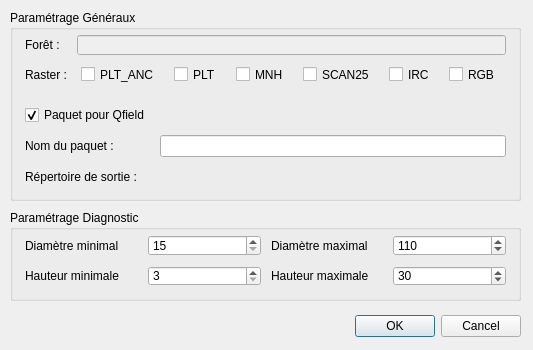
<?xml version="1.0" encoding="UTF-8"?>
<ui version="4.0">
 <class>DiagnosticDialog</class>
 <widget class="QDialog" name="DiagnosticDialog">
  <property name="geometry">
   <rect>
    <x>0</x>
    <y>0</y>
    <width>533</width>
    <height>350</height>
   </rect>
  </property>
  <property name="windowTitle">
   <string>Martelage</string>
  </property>
  <widget class="QDialogButtonBox" name="buttonBox">
   <property name="geometry">
    <rect>
     <x>10</x>
     <y>310</y>
     <width>511</width>
     <height>32</height>
    </rect>
   </property>
   <property name="orientation">
    <enum>Qt::Horizontal</enum>
   </property>
   <property name="standardButtons">
    <set>QDialogButtonBox::Cancel|QDialogButtonBox::Ok</set>
   </property>
  </widget>
  <widget class="QGroupBox" name="gb_diag_param">
   <property name="geometry">
    <rect>
     <x>10</x>
     <y>210</y>
     <width>511</width>
     <height>91</height>
    </rect>
   </property>
   <property name="title">
    <string>Paramétrage Diagnostic</string>
   </property>
   <widget class="QWidget" name="gridLayoutWidget_5">
    <property name="geometry">
     <rect>
      <x>10</x>
      <y>20</y>
      <width>491</width>
      <height>61</height>
     </rect>
    </property>
    <layout class="QGridLayout" name="gridLayout_5" rowstretch="0,0">
     <property name="leftMargin">
      <number>5</number>
     </property>
     <property name="topMargin">
      <number>5</number>
     </property>
     <property name="rightMargin">
      <number>5</number>
     </property>
     <property name="bottomMargin">
      <number>5</number>
     </property>
     <property name="spacing">
      <number>10</number>
     </property>
     <item row="0" column="3">
      <widget class="QLabel" name="label_layers_8">
       <property name="text">
        <string>Diamètre maximal</string>
       </property>
      </widget>
     </item>
     <item row="0" column="2">
      <widget class="QSpinBox" name="sp_dmin">
       <property name="minimum">
        <number>15</number>
       </property>
       <property name="maximum">
        <number>120</number>
       </property>
       <property name="singleStep">
        <number>5</number>
       </property>
      </widget>
     </item>
     <item row="0" column="1">
      <widget class="QLabel" name="label_layers_7">
       <property name="text">
        <string>Diamètre minimal</string>
       </property>
      </widget>
     </item>
     <item row="0" column="4">
      <widget class="QSpinBox" name="sp_dmax">
       <property name="minimum">
        <number>15</number>
       </property>
       <property name="maximum">
        <number>120</number>
       </property>
       <property name="singleStep">
        <number>5</number>
       </property>
       <property name="value">
        <number>110</number>
       </property>
      </widget>
     </item>
     <item row="1" column="1">
      <widget class="QLabel" name="label_layers_9">
       <property name="text">
        <string>Hauteur minimale</string>
       </property>
      </widget>
     </item>
     <item row="1" column="2">
      <widget class="QSpinBox" name="sp_hmin">
       <property name="minimum">
        <number>3</number>
       </property>
       <property name="maximum">
        <number>40</number>
       </property>
      </widget>
     </item>
     <item row="1" column="3">
      <widget class="QLabel" name="label_layers_10">
       <property name="text">
        <string>Hauteur maximale</string>
       </property>
      </widget>
     </item>
     <item row="1" column="4">
      <widget class="QSpinBox" name="sp_hmax">
       <property name="minimum">
        <number>3</number>
       </property>
       <property name="maximum">
        <number>40</number>
       </property>
       <property name="value">
        <number>30</number>
       </property>
      </widget>
     </item>
    </layout>
   </widget>
  </widget>
  <widget class="QGroupBox" name="gb_global_param">
   <property name="geometry">
    <rect>
     <x>10</x>
     <y>10</y>
     <width>511</width>
     <height>191</height>
    </rect>
   </property>
   <property name="title">
    <string>Paramétrage Généraux</string>
   </property>
   <widget class="QWidget" name="gridLayoutWidget_3">
    <property name="geometry">
     <rect>
      <x>10</x>
      <y>20</y>
      <width>491</width>
      <height>59</height>
     </rect>
    </property>
    <layout class="QGridLayout" name="gridLayout_3">
     <property name="leftMargin">
      <number>5</number>
     </property>
     <property name="topMargin">
      <number>5</number>
     </property>
     <property name="rightMargin">
      <number>5</number>
     </property>
     <property name="bottomMargin">
      <number>5</number>
     </property>
     <property name="spacing">
      <number>10</number>
     </property>
     <item row="0" column="0">
      <widget class="QLabel" name="label_layers_4">
       <property name="text">
        <string>Forêt :</string>
       </property>
      </widget>
     </item>
     <item row="1" column="1">
      <layout class="QHBoxLayout" name="horizontalLayout_3">
       <item>
        <widget class="QCheckBox" name="cb_plt_anc">
         <property name="sizePolicy">
          <sizepolicy hsizetype="Maximum" vsizetype="Fixed">
           <horstretch>0</horstretch>
           <verstretch>0</verstretch>
          </sizepolicy>
         </property>
         <property name="text">
          <string>PLT_ANC</string>
         </property>
        </widget>
       </item>
       <item>
        <widget class="QCheckBox" name="cb_plt">
         <property name="sizePolicy">
          <sizepolicy hsizetype="Maximum" vsizetype="Fixed">
           <horstretch>0</horstretch>
           <verstretch>0</verstretch>
          </sizepolicy>
         </property>
         <property name="text">
          <string>PLT</string>
         </property>
        </widget>
       </item>
       <item>
        <widget class="QCheckBox" name="cb_mnh">
         <property name="sizePolicy">
          <sizepolicy hsizetype="Maximum" vsizetype="Fixed">
           <horstretch>0</horstretch>
           <verstretch>0</verstretch>
          </sizepolicy>
         </property>
         <property name="text">
          <string>MNH</string>
         </property>
        </widget>
       </item>
       <item>
        <widget class="QCheckBox" name="cb_scan25">
         <property name="sizePolicy">
          <sizepolicy hsizetype="Maximum" vsizetype="Fixed">
           <horstretch>0</horstretch>
           <verstretch>0</verstretch>
          </sizepolicy>
         </property>
         <property name="text">
          <string>SCAN25</string>
         </property>
        </widget>
       </item>
       <item>
        <widget class="QCheckBox" name="cb_irc">
         <property name="sizePolicy">
          <sizepolicy hsizetype="Maximum" vsizetype="Fixed">
           <horstretch>0</horstretch>
           <verstretch>0</verstretch>
          </sizepolicy>
         </property>
         <property name="text">
          <string>IRC</string>
         </property>
        </widget>
       </item>
       <item>
        <widget class="QCheckBox" name="cb_rgb">
         <property name="sizePolicy">
          <sizepolicy hsizetype="Maximum" vsizetype="Fixed">
           <horstretch>0</horstretch>
           <verstretch>0</verstretch>
          </sizepolicy>
         </property>
         <property name="text">
          <string>RGB</string>
         </property>
        </widget>
       </item>
      </layout>
     </item>
     <item row="1" column="0">
      <widget class="QLabel" name="label_layers_6">
       <property name="sizePolicy">
        <sizepolicy hsizetype="Fixed" vsizetype="Preferred">
         <horstretch>0</horstretch>
         <verstretch>0</verstretch>
        </sizepolicy>
       </property>
       <property name="text">
        <string>Raster :</string>
       </property>
      </widget>
     </item>
     <item row="0" column="1">
      <widget class="QLineEdit" name="le_forest_name">
       <property name="enabled">
        <bool>false</bool>
       </property>
      </widget>
     </item>
    </layout>
   </widget>
   <widget class="QWidget" name="gridLayoutWidget_4">
    <property name="geometry">
     <rect>
      <x>10</x>
      <y>90</y>
      <width>491</width>
      <height>91</height>
     </rect>
    </property>
    <layout class="QGridLayout" name="gridLayout_4">
     <property name="leftMargin">
      <number>5</number>
     </property>
     <property name="topMargin">
      <number>5</number>
     </property>
     <property name="rightMargin">
      <number>5</number>
     </property>
     <property name="bottomMargin">
      <number>5</number>
     </property>
     <property name="spacing">
      <number>10</number>
     </property>
     <item row="1" column="0">
      <widget class="QLabel" name="label_layers_11">
       <property name="text">
        <string>Nom du paquet :</string>
       </property>
      </widget>
     </item>
     <item row="1" column="1">
      <widget class="QLineEdit" name="le_package_title">
       <property name="enabled">
        <bool>true</bool>
       </property>
       <property name="readOnly">
        <bool>false</bool>
       </property>
       <property name="placeholderText">
        <string extracomment="Default to : DXXHXX_FORET_diag"/>
       </property>
      </widget>
     </item>
     <item row="0" column="0">
      <widget class="QCheckBox" name="cb_package_for_qfield">
       <property name="toolTip">
        <string extracomment="Lorsque la case est cochée, le projet est empaqueté pour QField, compressé en ZIP et déposé dans le répertoire de sortie"/>
       </property>
       <property name="statusTip">
        <string/>
       </property>
       <property name="text">
        <string>Paquet pour Qfield</string>
       </property>
       <property name="checked">
        <bool>true</bool>
       </property>
      </widget>
     </item>
     <item row="2" column="0">
      <widget class="QLabel" name="label_layers_12">
       <property name="text">
        <string>Répertoire de sortie :</string>
       </property>
      </widget>
     </item>
     <item row="2" column="1">
      <widget class="QgsFileWidget" name="fw_package_outdir">
       <property name="toolTip">
        <string/>
       </property>
       <property name="options">
        <set>QFileDialog::ShowDirsOnly</set>
       </property>
      </widget>
     </item>
    </layout>
   </widget>
  </widget>
 </widget>
 <customwidgets>
  <customwidget>
   <class>QgsFileWidget</class>
   <extends>QWidget</extends>
   <header>qgsfilewidget.h</header>
  </customwidget>
 </customwidgets>
 <resources/>
 <connections>
  <connection>
   <sender>buttonBox</sender>
   <signal>accepted()</signal>
   <receiver>DiagnosticDialog</receiver>
   <slot>accept()</slot>
   <hints>
    <hint type="sourcelabel">
     <x>248</x>
     <y>254</y>
    </hint>
    <hint type="destinationlabel">
     <x>157</x>
     <y>274</y>
    </hint>
   </hints>
  </connection>
  <connection>
   <sender>buttonBox</sender>
   <signal>rejected()</signal>
   <receiver>DiagnosticDialog</receiver>
   <slot>reject()</slot>
   <hints>
    <hint type="sourcelabel">
     <x>316</x>
     <y>260</y>
    </hint>
    <hint type="destinationlabel">
     <x>286</x>
     <y>274</y>
    </hint>
   </hints>
  </connection>
 </connections>
</ui>
